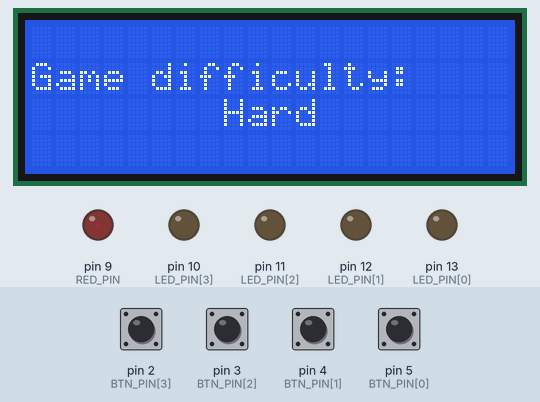
Recording of a sketch running on a simulated Arduino Uno, built with avr-gcc and run on an emulated ATmega328P. Shown: 20×4 character LCD, output pins drawn as LEDs (lit = HIGH). The test bench sets the inputs (shaded band); at power-on: pin 2 (BTN_PIN[3]), pin 3 (BTN_PIN[2]), pin 4 (BTN_PIN[1]), pin 5 (BTN_PIN[0]) LOW. Random numbers use the default seed unless the sketch sets one.

Above: at 1.2 s.
1.3 s: pin 5 (BTN_PIN[0]) pulled HIGH for 0.15 s
At 3.1 s:
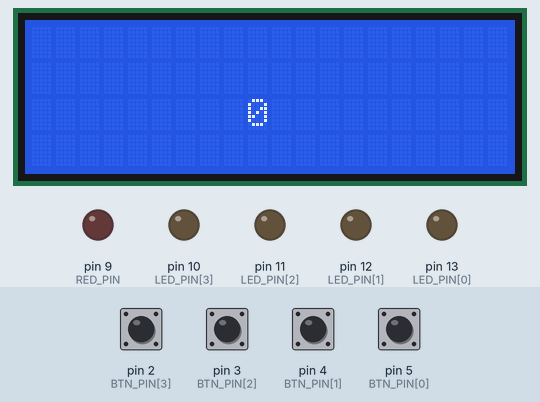
3.6 s: pin 2 (BTN_PIN[3]) pulled HIGH for 0.15 s
At 4.8 s:
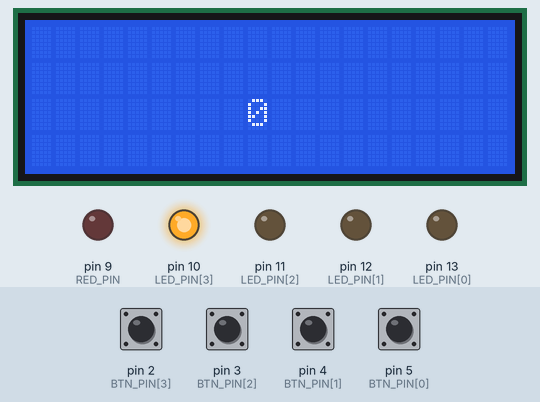
5.2 s: pin 3 (BTN_PIN[2]) pulled HIGH for 0.15 s
At 6.2 s:
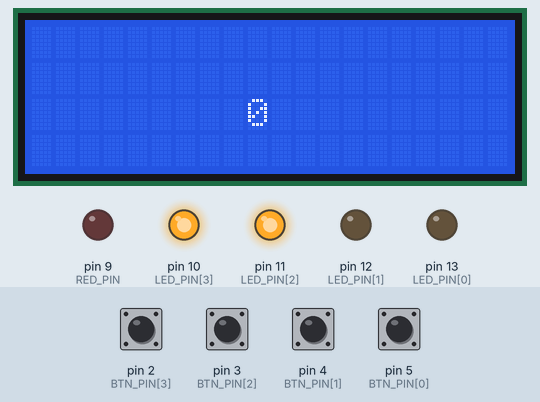
6.8 s: pin 4 (BTN_PIN[1]) pulled HIGH for 0.15 s
At 7.4 s:
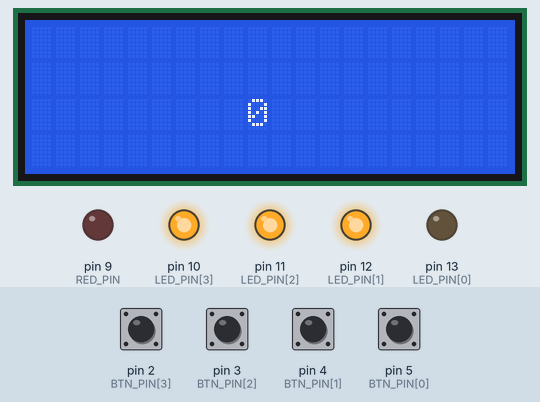
8.4 s: pin 2 (BTN_PIN[3]) pulled HIGH for 1 s
At 9.8 s:
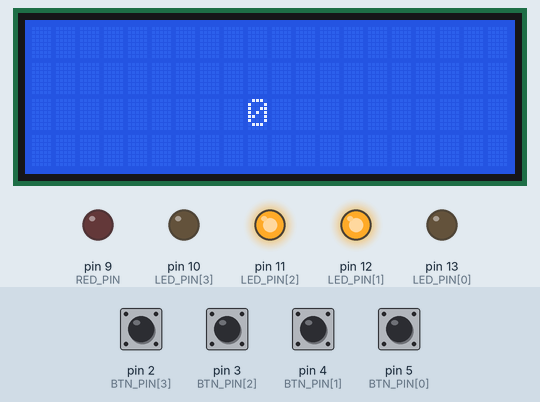
10.9 s: pin 3 (BTN_PIN[2]) pulled HIGH for 1 s
At 11.7 s:
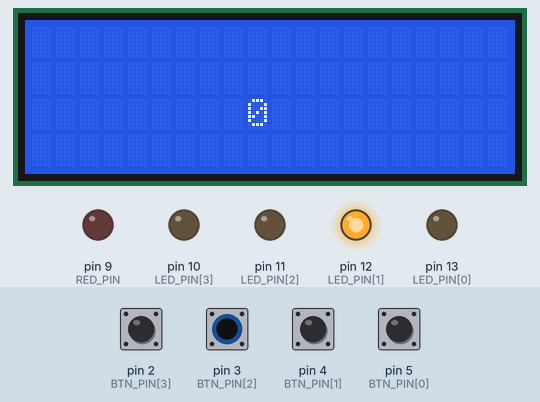
Timing chart, 0 to 13.9 s (numbered marks = the images above; inputs shaded):
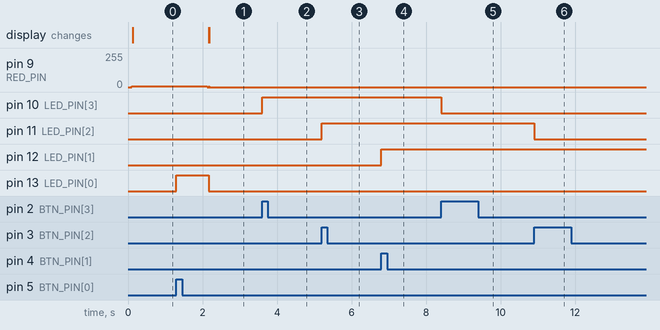

The sketch:

gmb.ino
```cpp
/**
 * Autori: Federico Bagattoni, Jacopo Turchi, Luca Ponseggi, Luca Venturini
 * Titolo: Basic microcontroller programming: Give Me the Binary!
 */
#include <avr/sleep.h>

#include "GameUtils.h"
#include "Printing.h"
#include "constants.h"
#include "GameInterrupt.h"

/* Match variables: */
float gameDifficulty = 0.4; // Defaults to "easy"
int gameScore = 0;
long matchDuration = 10000;
int currentNumber = 0;
bool currentBinaryNumber[BITSIZE] = {false, false, false, false};

/* Architecture variables: */
void (*gamePhase)(void);
unsigned long elapsedTime = millis();
unsigned long previousLoop = 0;

/* Interrupt variables: */
unsigned long shutdownTime = 0;

/* Array for pressed buttons: */
bool BTN_PRESSED[] = {false, false, false, false};

void setup() {
  gamePhase = mainMenuState;
  for(int i = 0; i < 4; i++) {
    pinMode(LED_PIN[i], OUTPUT);
    pinMode(BTN_PIN[i], INPUT);
  }
  pinMode(RED_PIN, OUTPUT);
  setupLCD();
  elapsedTime = millis();
  randomSeed(analogRead(A3));
}

void loop() {
  elapsedTime = millis() - previousLoop;
  previousLoop = millis();
  gamePhase();
}

/*
 * The main menu of the game.
 */
void mainMenuState() {
  setMainMenuInterrupts();
  initFading();
  printMainMenu();
  shutdownTime = 0;
  gamePhase = waitState;
}

/**
 * The idle state of the main menu before sleeping or starting the match:
 *
 */
void waitState() {
  shutdownTime += elapsedTime;
  fading();
  if(shutdownTime >= 10000) {
    gamePhase = sleepState;
  }
  else if(BTN_PRESSED[0]) {
    gamePhase = matchInit;
    BTN_PRESSED[0] = false;
    digitalWrite(LED_PIN[0], LOW);
  }
  else if(checkDifficulty()) {
    gamePhase = mainMenuState;
  }
}

/**
 * Initialise the match: resets variables, sets the correct interrupts.
 */
void matchInit() {
  currentNumber = getRandomNumber();
  writeBinaryNumber(currentNumber, currentBinaryNumber);
  matchDuration = getMatchTime(gameScore);
  setMatchInterrupts();
  printMatch(currentNumber);
  gamePhase = matchState;
}

/**
 * The match state in which the user plays.
 */
void matchState() {
  matchDuration -= elapsedTime;
  if (matchDuration <= 0) {
   gamePhase = endGameState;
  }
}

/**
 * The endgame state, the user is displayed the result. The game later continues automatically.
 */
void endGameState() {
  bool corrispondono = checkGuess(currentBinaryNumber, BTN_PRESSED);
  resetInput();
  if (corrispondono) {
    gameScore++;
    printEndgame(gameScore, WINNING_MSG);
    delay(2000);
    gamePhase = matchInit;
  }
  else {
    digitalWrite(RED_PIN, HIGH);
    delay(1000);
    digitalWrite(RED_PIN, LOW);
    printEndgame(gameScore, LOSING_MSG);
    gameScore = 0;
    delay(10000);
    gamePhase = mainMenuState;
  }
}

/*
 * The state in which the Arduino sleeps until is woken up.
 */
void sleepState() {
  disableAllInterrupts();
  resetInput();
  clearDisplay();
  setSleepInterrupts();
  set_sleep_mode(SLEEP_MODE_PWR_DOWN);
  sleep_enable();
  sleep_mode();
  sleep_disable();
  shutdownTime = 0;
  gamePhase = mainMenuState;
}
```

GameInterrupt.cpp
```cpp
#include "GameInterrupt.h"

#include "constants.h"
#include "GameUtils.h"
#include "Printing.h"
#include "Arduino.h"
#include <EnableInterrupt.h>

extern void (*gamePhase)(void);

extern void mainMenuState(void);

unsigned long buttonPressedTime[BITSIZE];

/* Interrupts functions: */

void wakeUpFunction() {}

void setMainMenuInterrupts() {
  disableAllInterrupts();
  enableInterrupt(BTN_PIN[0], handleButton1, RISING);
}

void setMatchInterrupts() {
  disableAllInterrupts();
  resetInput();
  enableInterrupt(BTN_PIN[0], handleButton1, RISING);
  enableInterrupt(BTN_PIN[1], handleButton2, RISING);
  enableInterrupt(BTN_PIN[2], handleButton3, RISING);
  enableInterrupt(BTN_PIN[3], handleButton4, RISING);
}

void setSleepInterrupts() {
    for(int i = 0; i < BITSIZE; i++) {
        enableInterrupt(BTN_PIN[i], wakeUpFunction, RISING);
    }
}

void disableAllInterrupts() {
  for (int i = 0; i < BITSIZE; i++) {
    disableInterrupt(LED_PIN[i]);
  }
  disableInterrupt(POT_PIN);
  disableInterrupt(RED_PIN);

}

void resetInput() {
  for(int i = 0; i < BITSIZE; i++) {
    BTN_PRESSED[i] = false;
    digitalWrite(LED_PIN[i], LOW);
  }
  digitalWrite(RED_PIN, LOW);
}

/* Handles for button's interrupts: */
void handleButtonInterrupt(int buttonIndex) {
  unsigned long currentTime = millis();

  if (currentTime - buttonPressedTime[buttonIndex] > BUTTON_BOUNCING_TIME) {
    buttonPressedTime[buttonIndex] = currentTime;
    BTN_PRESSED[buttonIndex] = !BTN_PRESSED[buttonIndex];
    if (BTN_PRESSED[buttonIndex]) {
      digitalWrite(LED_PIN[buttonIndex], HIGH);
    }
    else {
      digitalWrite(LED_PIN[buttonIndex], LOW);
    }
  }
}

void handleButton1() {
  handleButtonInterrupt(0);
}

void handleButton2() {
  handleButtonInterrupt(1);
}

void handleButton3() {
  handleButtonInterrupt(2);
}

void handleButton4() {
  handleButtonInterrupt(3);
}
```

GameInterrupt.h
```cpp
/* Interrupts file */

#pragma once

extern float gameDifficulty;

extern unsigned int preReadPot;

extern unsigned long buttonPressedTime[4];

extern bool BTN_PRESSED[4];

/**
 * Dummy function to be called upon waking up
 * from the deep sleep.
 */
void wakeUpFunction();

/**
 * Sets the interrupts for the Main Menu phase of the game.
 */
void setMainMenuInterrupts();

/**
 * Sets the interrupts for the main Match phase of the game.
 */
void setMatchInterrupts();

/**
 * Sets the interrupts for the Sleep phase of the game.
 */
void setSleepInterrupts();

/**
 * Disables all interrupts set on the board.
 */
void disableAllInterrupts();

/**
 * Resets the input vector.
 */
void resetInput();

/**
 * Follows a series of function to manage the interrupts of the four
 * buttons.
 */

/**
 * This is a generic function for handling an interrupt in the "buttonIndex"
 * pin of the button's array.
 */
void handleButtonInterrupt(int buttonIndex);

void handleButton1();

void handleButton2();

void handleButton3();

void handleButton4();
```

GameUtils.cpp
```cpp
#include "GameUtils.h"

#include "constants.h"
#include "Printing.h"

extern float gameDifficulty;

unsigned int preReadPot = 100;
String gameTextDifficulty = "";
int fadeIntensity;
int fadeDelta;

float getDifficulty(int potValue) {
    int difficultyLevel = map(potValue, 0, 1023, 1, 5);
    String textDifficulty = "";
    switch (difficultyLevel) {
        case 1:
            gameTextDifficulty = "Easy";
            return EASY;
            break;
        case 2:
            gameTextDifficulty = "Medium";
            return MEDIUM;
            break;
        case 3:
            gameTextDifficulty = "Hard";
            return HARD;
            break;
        case 4:
        case 5:
            gameTextDifficulty = "Extreme";
            return EXTREME;
            break;
        default:
            gameTextDifficulty = "Easy";
            return EASY;
            break;
    }
}

bool checkDifficulty() {
    unsigned int readPot = analogRead(POT_PIN);
    float newGameDifficulty = getDifficulty(readPot);
    if(newGameDifficulty != gameDifficulty) {
        gameDifficulty = newGameDifficulty;
        printDifficulty(gameTextDifficulty);
        delay(2000);
        return true;
    }
    return false;
}

long getMatchTime(int score) {
    return MATCH_TIME - ((gameDifficulty * score) * MILLIS_TO_SECOND);
}

int getRandomNumber() {
    return random(MAX_NUMBER + 1);
}

void writeBinaryNumber(int number, bool* binaryNumber) {
    for (int i = 0; i < BITSIZE; i++) {
        binaryNumber[BITSIZE - 1 - i] = (number & (1 << i)) ? true : false;
    }
}

bool checkGuess(bool* guessedNumber, bool* trueNumber) {
    for (int i = 0; i < BITSIZE; i++) {
        if (guessedNumber[i] != trueNumber[i]) {
        return false;
        }
    }
    return true;
}

void initFading() {
    fadeIntensity = MIN_FADE_INTENSITY;
    fadeDelta = FADE_DELTA;
    analogWrite(RED_PIN, fadeIntensity);
}

void fading() {
    fadeIntensity += fadeDelta;
    if (fadeIntensity >= MAX_FADE_INTENSITY) {
        fadeIntensity = MAX_FADE_INTENSITY;
        fadeDelta = -FADE_DELTA;
    }
    else if (fadeIntensity <= MIN_FADE_INTENSITY) {
        fadeIntensity = MIN_FADE_INTENSITY;
        fadeDelta = FADE_DELTA;
    }
    analogWrite(RED_PIN, fadeIntensity);
    delay(10);
}
```

GameUtils.h
```cpp
#pragma once

#include "Arduino.h"
#include "constants.h"

/**
 * Returns the difficulty of the game given the value of the
 * potentiometer.
 */
float getDifficulty(int potValue);

/**
 * Checks if the difficulty has changed and updates it.
 */
bool checkDifficulty();

/**
 * Sets the difficulty of the game.
 */
void setDifficulty();

/**
 * Returns the match time given the difficulty of the match and the current score.
 */
long getMatchTime(int score);

/**
 * Returns a random number between 0 and 15 (inclusive).
 */
int getRandomNumber();

/**
 * Converts "number" into a binary number and copies it into "binaryNumber",
 * the most significant bit in position "0".
 */
void writeBinaryNumber(int number, bool* binaryNumber);

/**
 * Returns wether the binary number (represented as arrays of boolean)
 * are equal or not.
 */
bool checkGuess(bool* guessedNumber, bool* trueNumber);

/**
 * Initialise the fading of the red LED.
 */
void initFading();

/**
 * Fades the red LED.
 */
void fading();
```

Printing.cpp
```cpp
#include "Printing.h"

void setupLCD() {
    lcd.init();
    lcd.backlight();
}

void printMainMenu() {
    lcd.clear();
    lcd.setCursor(5, 1);
    lcd.print("Welcome to");
    lcd.setCursor(0, 3);
    lcd.print("\"Give me the binary\"");
}

void printMatch(int currentNumber) {
    lcd.clear();
    lcd.setCursor(9, 2);
    lcd.print(currentNumber);
}

void printEndgame(int gameScore, String message) {
    lcd.clear();
    lcd.setCursor(0, 1);
    lcd.print(message);
    lcd.setCursor(0, 3);
    lcd.print((String)"Score: " + gameScore);
}

void printDifficulty(String difficulty) {
    lcd.clear();
    lcd.setCursor(0, 1);
    lcd.print("Game difficulty: ");
    lcd.setCursor(8, 2);
    lcd.print(difficulty);
}

void clearDisplay() {
    lcd.clear();
}
```

Printing.h
```cpp
#include "constants.h"

/**
 * Sets up the LCD display.
 */
void setupLCD();

/**
 * Prints the welcome message to the display.
 */
void printMainMenu();

/**
 * Prints the number to guess to the display.
 */
void printMatch(int currentNumber);

/**
 * Prints the endgame message with the current score.
 */
void printEndgame(int gameScore, String message);

/**
 * Prints the difficulty along with a message about it.
 */
void printDifficulty(String difficulty);

/**
 * Clears the display from what's written on it.
 */
void clearDisplay();
```

constants.h
```cpp
#pragma once

#include <LiquidCrystal_I2C.h>

/* Arduino PIN definitions: */
#define POT_PIN A0

/* The bit size of the number to guess: */
#define BITSIZE 4

#define BUTTON_BOUNCING_TIME 150

/* Game's difficulty values:  */
#define EASY 0.4
#define MEDIUM 0.5
#define HARD 0.7
#define EXTREME 0.8

/* Time values: */
#define MATCH_TIME 10000
#define MILLIS_TO_SECOND 1000

/* Superior bound of guessable numbers: */
#define MAX_NUMBER 15

/* Red LED fade values: */
#define FADE_DELTA 5
#define MIN_FADE_INTENSITY 0
#define MAX_FADE_INTENSITY 255

/* Button and LED PINs: */
const int BTN_PIN[] = {5, 4, 3, 2};
const int LED_PIN[] = {13, 12, 11, 10};
const int RED_PIN = 9;

/* The LCD display: */
const LiquidCrystal_I2C lcd = LiquidCrystal_I2C(0x27,20,4);

/* Winning and losing messages: */
#define WINNING_MSG "Good Job!"
#define LOSING_MSG "Game Over!"
```

Measured:
- after the input at 1.3 s, pin 13 (LED_PIN[0]): LOW → HIGH at once, → LOW 0.87 s later
- after the input at 3.6 s, pin 10 (LED_PIN[3]): LOW → HIGH at once
- after the input at 5.2 s, pin 11 (LED_PIN[2]): LOW → HIGH at once
- after the input at 6.8 s, pin 12 (LED_PIN[1]): LOW → HIGH at once
- after the input at 8.4 s, pin 10 (LED_PIN[3]): HIGH → LOW at once
- after the input at 10.9 s, pin 11 (LED_PIN[2]): HIGH → LOW at once
